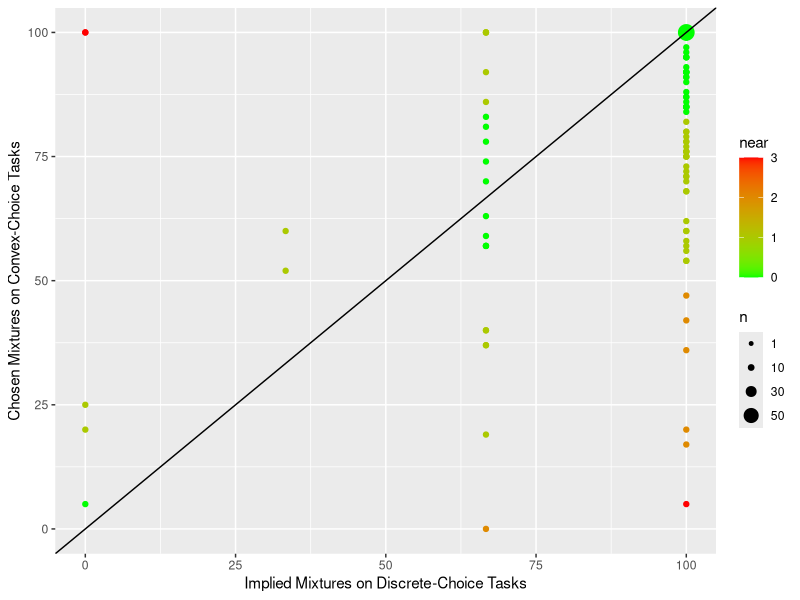
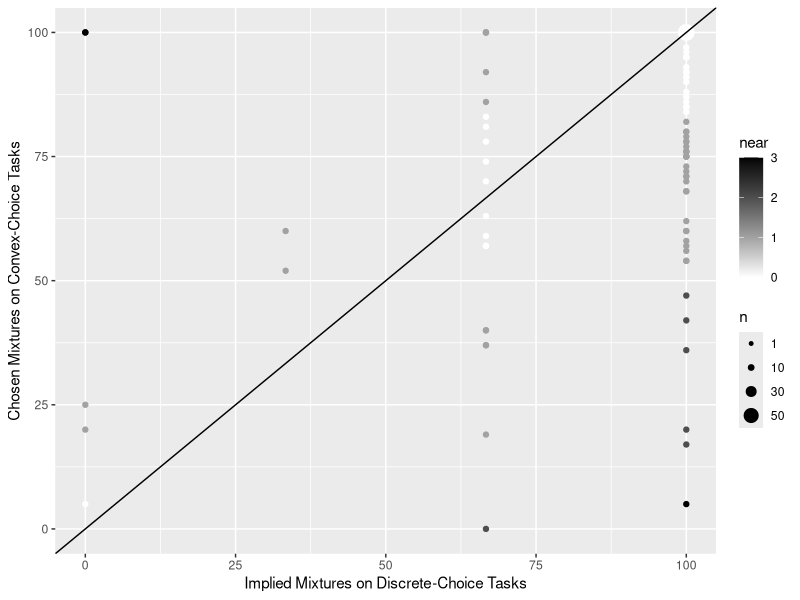
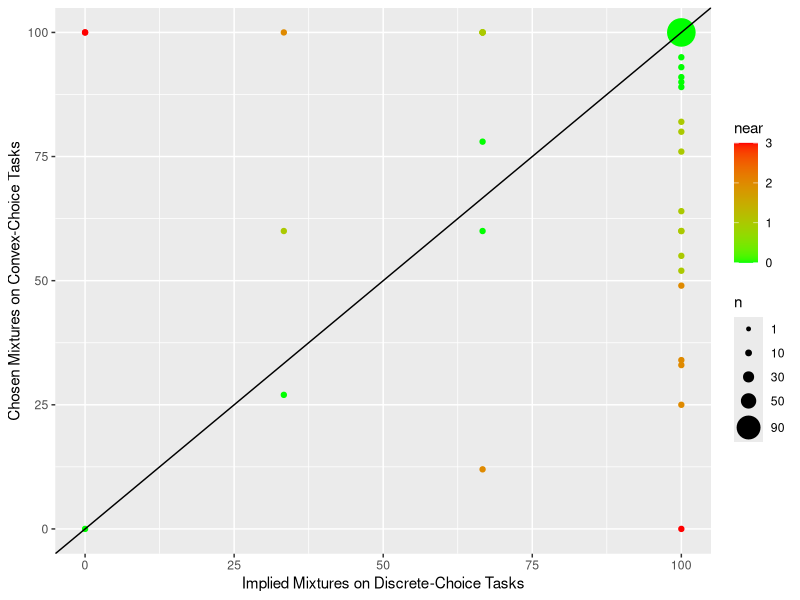
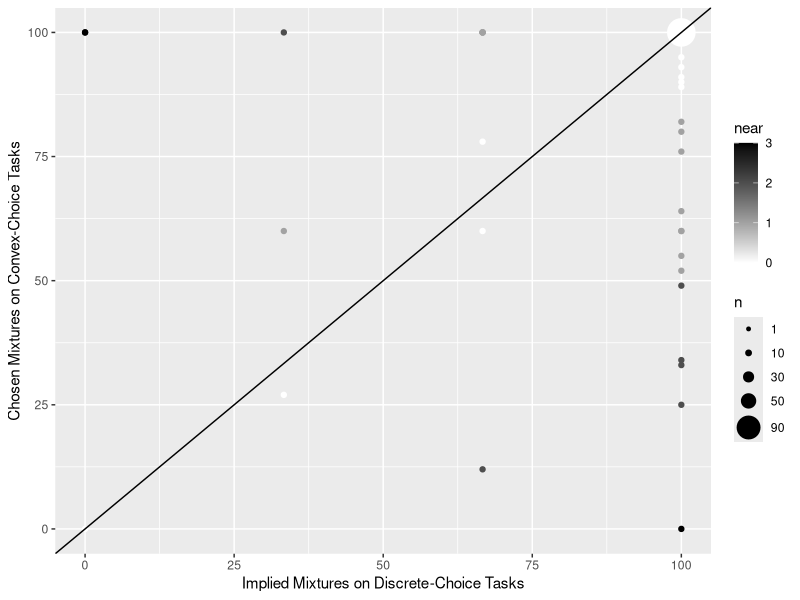

Write the R code that produced these figures, in order.
# Replication File for Feldman and Rehbeck (2021) "Revealing a Preference for Mixtures: An Experimental Study of Risk"
# This file includes all tests for consistency with a "preference for randomization" which strengthens a "preference for mixtures".
# Generates "heat maps" (Figure 8) in section 4.2
# This version:September 21,2021
###############
# R.version
# _                           
# platform       x86_64-apple-darwin17.0     
# arch           x86_64                      
# os             darwin17.0                  
# system         x86_64, darwin17.0          
# status                                     
# major          4                           
# minor          1.1                         
# year           2021                        
# month          08                          
# day            10                          
# svn rev        80725                       
# language       R                           
# version.string R version 4.1.1 (2021-08-10)
# nickname       Kick Things  
################

install.packages("ggplot2") # Can comment out if already installed to speed up
# Please see https://www.datacamp.com/community/tutorials/r-packages-guide if you are having issues installing packages in R
library(ggplot2)
# Import data
getwd() # Should return folder containing data file and "Prefs4Mix_Comparisons.r", else open .r file directly or set directory manually to "~/R_Output"
DT=read.csv("RP_r_clean.csv")
## Variables (numbers should match matlab matrix files column identifiers)
# %(1) id=per session
# %(2) ee= unique subject identifier
# %(4) alpha=weight on option (B)
# %(5) r.task=real task number
# %(6) n.task=order tasks were in
# %(7) ProbC1= probability of choice (A) assigned to $2
# %(8) ProbB1= probability of choice (A) assigned to $10
# %(9) ProbA1= probability of choice (A) assigned to $30
# %(10) ProbC2= probability of choice (B) assigned to $2
# %(11) ProbB2= probability of choice (B) assigned to $10
# %(12) ProbA2= probability of choice (B) assigned to $30

# Note: data is presorted by r.task and ee, so ordering agrees with numbering of 
# budgets from right to left in the standard MM triangle (plow,phigh), starting 
# on the bottom right corner (1,0), and not the order in which tasks appeared

# setwd("~/Dropbox/your_dir") # Use this to output graphs to a different location

# non-constant == randomizing, interior == mixing

######################
# Set the budgets #
######################
# Budgets sets were hardcoded and copied directly from our otree app to prevent inconsistencies

#Verbatim snipet from otree's model file
###################################################################################################################################################################
# class Constants(BaseConstants):
    # name_in_url = 'risk_preferences'
    # players_per_group = None


# #option A
    # probA1 = [5,10,15,20,25,30,35,40,45,5,10,15,20,25,30,35,40,45,50,55,60,65,70,75,80,85,
    # 90,95,20,25,30,35,40,45,50,55,60,65,70,75,80,85,90,95,35,40,45,50,55,60,65,70,75,80,85,
    # 90,95,50,55,60,65,70,75,80,85,90,95,65,70,75,80,85,90,95,80,85,90,95,95]
    # probC1 = [95,90,85,80,75,70,65,60,55,95,90,85,80,75,70,65,60,55,50,45,40,35,30,25,20,15,
    # 10,5,80,75,70,65,60,55,50,45,40,35,30,25,20,15,10,5,65,60,55,50,45,40,35,30,25,20,15,
    # 10,5,50,45,40,35,30,25,20,15,10,5,35,30,25,20,15,10,5,20,15,10,5,5]
# #option B
    # probA2 = [  0,  0,  0,  0,  0,  0,  0,  0,  0,  0,  0,  0,  0,  0,  0,  0,  0,  0,  0,  0,  0,  0,  0,  0,  0,  0,
    # 0,  0,10,10,10,10,10,10,10,10,10,10,10,10,10,10,10,10,25,25,25,25,25,25,25,25,25,25,25,
    # 25,25,40,40,40,40,40,40,40,40,40,40,55,55,55,55,55,55,55,70,70,70,70,85]
    # probC2 = [ 50, 50, 50, 50, 50, 50, 50, 50, 50,  0,  0,  0,  0,  0,  0,  0,  0,  0,  0,  0,  0,  0,  0,  0,  0,  0,
    # 0,  0,  0,  0,  0,  0,  0,  0,  0,  0,  0,  0,  0,  0,  0,  0,  0,  0,  0,  0,  0,  0,  0,  0,  0,  0,  0,  0,  0,
    # 0,  0,  0,  0,  0,  0,  0,  0,  0,  0,  0,  0,  0,  0,  0,  0,  0,  0,  0,  0,  0,  0,  0,  0]


    # prizeA = c(30)
    # prizeB = c(10)
    # prizeC = c(2)

    # probB1=[100 - x - y for x, y in zip(probA1, probC1)]
    # probB2=[100 - x - y for x, y in zip(probA2, probC2)]

# #Part II
# # option A Risky
    # prob2A1 = [35,35,35,5,5,5]
    # prob2C1 = [65,65,65,95,95,95]
 # # option B Safe
    # prob2A2 = [10,10,10,0,0,0]
    # prob2C2 = [0,0,0,50,50,50]

    # prob2B1 = [100 - x - y for x, y in zip(prob2A1, prob2C1)]
    # prob2B2 = [100 - x - y for x, y in zip(prob2A2, prob2C2)]

###################################################################################################################################################################

## Convex Budgets ##
#Option A: The extreme lottery
  probA1 <- c(.05, .10, .15, .20, .25, .30, .35, .40, .45, .05, .10, .15, .20, .25, .30, .35, .40, .45, .50, .55, .60, .65, .70, .75, 		.80, .85, .90, .95, .20, .25, .30, .35, .40, .45, .50, .55, .60, .65, .70, .75, .80, .85, .90, .95, .35, .40, .45, .50, .55, .60, .65, 		.70, .75, .80, .85, .90, .95, .50, .55, .60, .65, .70, .75, .80, .85, .90, .95, .65, .70, .75, .80, .85, .90, .95, .80, .85, .90, 
              .95, .95)
  
  probC1 <- c( .95, .90, .85, .80, .75, .70, .65, .60, .55, .95, .90, .85, .80, .75, .70, .65, .60, .55, .50, .45, .40, .35, .30, .25, 
               .20, .15, .10, .05, .80, .75, .70, .65, .60, .55, .50, .45, .40, .35, .30, .25, .20, .15, .10, .05, .65, .60, .55, .50, .45, .40, 
               .35, .30, .25, .20, .15, .10, .05, .50, .45, .40, .35, .30, .25, .20, .15, .10, .05, .35, .30, .25, .20, .15, .10, .05, .20, .15, 
               .10, .05, .05)
               
  probB1 <- 1-probA1-probC1
  
  #Option B: The numeraire lottery
  probA2 <- c( 0,  0,  0,  0,  0,  0,  0,  0,  0,  0,  0,  0,  0,  0,  0,  0,  0,  0,  0,  0,  0,  0,  0,  0,  0,  0, 0,  0, .10, .10, 
               .10, .10, .10, .10, .10, .10, .10, .10, .10, .10, .10, .10, .10, .10, .25, .25, .25, .25, .25, .25, .25, .25, .25, .25, .25, .25, 
               .25, .40, .40, .40, .40, .40, .40, .40, .40, .40, .40, .55, .55, .55, .55, .55, .55, .55, .70, .70, .70, .70, .85)
  
  probC2 <- c(.5, .5, .5, .5, .5, .5, .5, .5, .5,  0,  0,  0,  0,  0,  0,  0,  0,  0,  0,  0,  0,  0,  0,  0,  0,  0, 0,  0,  0,  0,  0,
              0,  0,  0,  0,  0,  0,  0,  0,  0,  0,  0,  0,  0,  0,  0,  0,  0,  0,  0,  0,  0,  0,  0,  0, 0,  0,  0,  0,  0,  0,  0,  0,  0,  0,  
              0,  0,  0,  0,  0,  0,  0,  0,  0,  0,  0,  0,  0,  0)
              
  probB2 <- 1-probA2-probC2

## Discrete Budgets ##
d2 <- 1
d1 <- 32
d <- c(d1,d2)
n <- max(DT$u.id) #number of subjects

# Preallocate
cC<-matrix(data = 0, nrow = n, ncol = length(d))
dC<-matrix(data = 0, nrow = n, ncol = length(d) )
con <- vector(mode = "numeric", length = length(d))
corr <- vector(mode = "numeric", length = length(d))
Cor<-matrix(data = 0, nrow = n, ncol = 2*length(d) )

# Double-check Discrete choice tasks match Verbatim snippet
# Note, p=pH,pM,pL
D1.s<-c(probA2[d1],probB2[d1],probC2[d1])
D1.r<-c(probA1[d1],probB1[d1],probC1[d1])
D1<-c(D1.s,D1.r)
D2.s<-c(probA2[d2],probB2[d2],probC2[d2])
D2.r<-c(probA1[d2],probB1[d2],probC1[d2])
D2<-c(D2.s,D2.r)

print(D1)
print(D2)

########################################################################################
# Extract the Convex tasks and match them to the implied mixtures from the repeated discrete tasks
########################################################################################

for (k in 1:length(d) ){
  for (i in 1:n){
    it=85*(i-1) # Each subjects choices
    kt=it+d[k] # Get budgets 1 and 32 for every subject
    dt=it+79+3*(k-1) # 79 choices are convex, next 3x2 are discrete
    cC[i,k]=DT$alpha[kt] # Convex choice alpha
    dC[i,k]=(DT$alpha[dt+1]+DT$alpha[dt+2]+DT$alpha[dt+3])/3 # Discrete choice alpha
  }
}

###################################################################################
#Figure 8: Convex Mixtures Against Implied Discrete Mixtures#
###################################################################################

#Panel A: Steeper Task (D1)
b1<- dC[,1] #Discrete
c1<- cC[,1] #Convex
near<- vector(mode = "numeric", length = length(b1))

# Loop for discretizing distances
for (k in 1:length(b1)){
	if ( min( abs(c1[k]-0), abs(c1[k]-33.3333), abs(c1[k]-66.6666), abs(c1[k]-100) ) == abs(c1[k]-0) ){
		near[k]=round(abs(0-b1[k])/33.33333,digits=0)
	}		
	else if ( min( abs(c1[k]-0), abs(c1[k]-33.3333), abs(c1[k]-66.6666), abs(c1[k]-100) ) == abs(c1[k]-33.3333) ){
		near[k]=round(abs(33.3333-b1[k])/33.33333,digits=0)
	}
	else if ( min( abs(c1[k]-0), abs(c1[k]-33.3333), abs(c1[k]-66.6666), abs(c1[k]-100) ) == abs(c1[k]-66.6666) ){
		near[k]=round(abs(66.6666-b1[k])/33.33333,digits=0)
	}
	else{
		near[k]=round(abs(100-b1[k])/33.33333,digits=0)
	}
}

# Color Graph
df <-as.data.frame(cbind(b1, c1))
pdf("corr_B_C_D1.pdf")
ggplot(df, aes(x=b1, y=c1, color=near)) +scale_color_gradient(low="green", high="red") + geom_point() + geom_count() + scale_radius(breaks=c(1,10,30,50,90), range = c(1,5) ) + ylab("Chosen Mixtures on Convex-Choice Tasks") + xlab("Implied Mixtures on Discrete-Choice Tasks") + geom_abline(intercept = 0, slope = 1) 
dev.off()

# B&W Graph
df <-as.data.frame(cbind(b1, c1, near))
pdf("corr_B_C_D1_greyscale.pdf")
ggplot(df, aes(x=b1, y=c1, color=near)) + scale_color_gradient(low="white", high="black") + geom_point() + geom_count() + scale_radius(breaks=c(1,10,30,50,90), range = c(1,5) ) + ylab("Chosen Mixtures on Convex-Choice Tasks") + xlab("Implied Mixtures on Discrete-Choice Tasks") + geom_abline(intercept = 0, slope = 1) 
dev.off()

#Panel B: Flatter Task (D2)
bb1<- dC[,2] #Discrete
cc1<- cC[,2] #Convex
near<- vector(mode = "numeric", length = length(bb1))

# Loop for discretizing distances
for (k in 1:length(b1)){
	if ( min( abs(cc1[k]-0), abs(cc1[k]-33.3333), abs(cc1[k]-66.6666), abs(cc1[k]-100) ) == abs(cc1[k]-0) ){
		near[k]=round(abs(0-bb1[k])/33.33333,digits=0)
	}		
	else if ( min( abs(cc1[k]-0), abs(cc1[k]-33.3333), abs(cc1[k]-66.6666), abs(cc1[k]-100) ) == abs(cc1[k]-33.3333) ){
		near[k]=round(abs(33.3333-bb1[k])/33.33333,digits=0)
	}
	else if ( min( abs(c1[k]-0), abs(cc1[k]-33.3333), abs(cc1[k]-66.6666), abs(cc1[k]-100) ) == abs(cc1[k]-66.6666) ){
		near[k]=round(abs(66.6666-bb1[k])/33.33333,digits=0)
	}
	else{
		near[k]=round(abs(100-bb1[k])/33.33333,digits=0)
	}
}

# Color Graph
df2 <-as.data.frame(cbind(bb1, cc1))
pdf("corr_B_C_D2.pdf")
ggplot(df2, aes(x=bb1, y=cc1, color=near)) + scale_color_gradient(low="green", high="red") + geom_point() + geom_count() + scale_radius(breaks=c(1,10,30,50,90), range = c(1,9) ) + ylab("Chosen Mixtures on Convex-Choice Tasks") + xlab("Implied Mixtures on Discrete-Choice Tasks") + geom_abline(intercept = 0, slope = 1) 
dev.off()

# B&W Graph
df2 <-as.data.frame(cbind(bb1, cc1, near))
pdf("corr_B_C_D2_greyscale.pdf")
ggplot(df2, aes(x=bb1, y=cc1, color=near)) + scale_color_gradient(low="white", high="black") + geom_point()+ geom_count() + scale_radius(breaks=c(1,10,30,50,90), range = c(1,9) )  + ylab("Chosen Mixtures on Convex-Choice Tasks") + xlab("Implied Mixtures on Discrete-Choice Tasks") + geom_abline(intercept = 0, slope = 1) 
dev.off()
  
